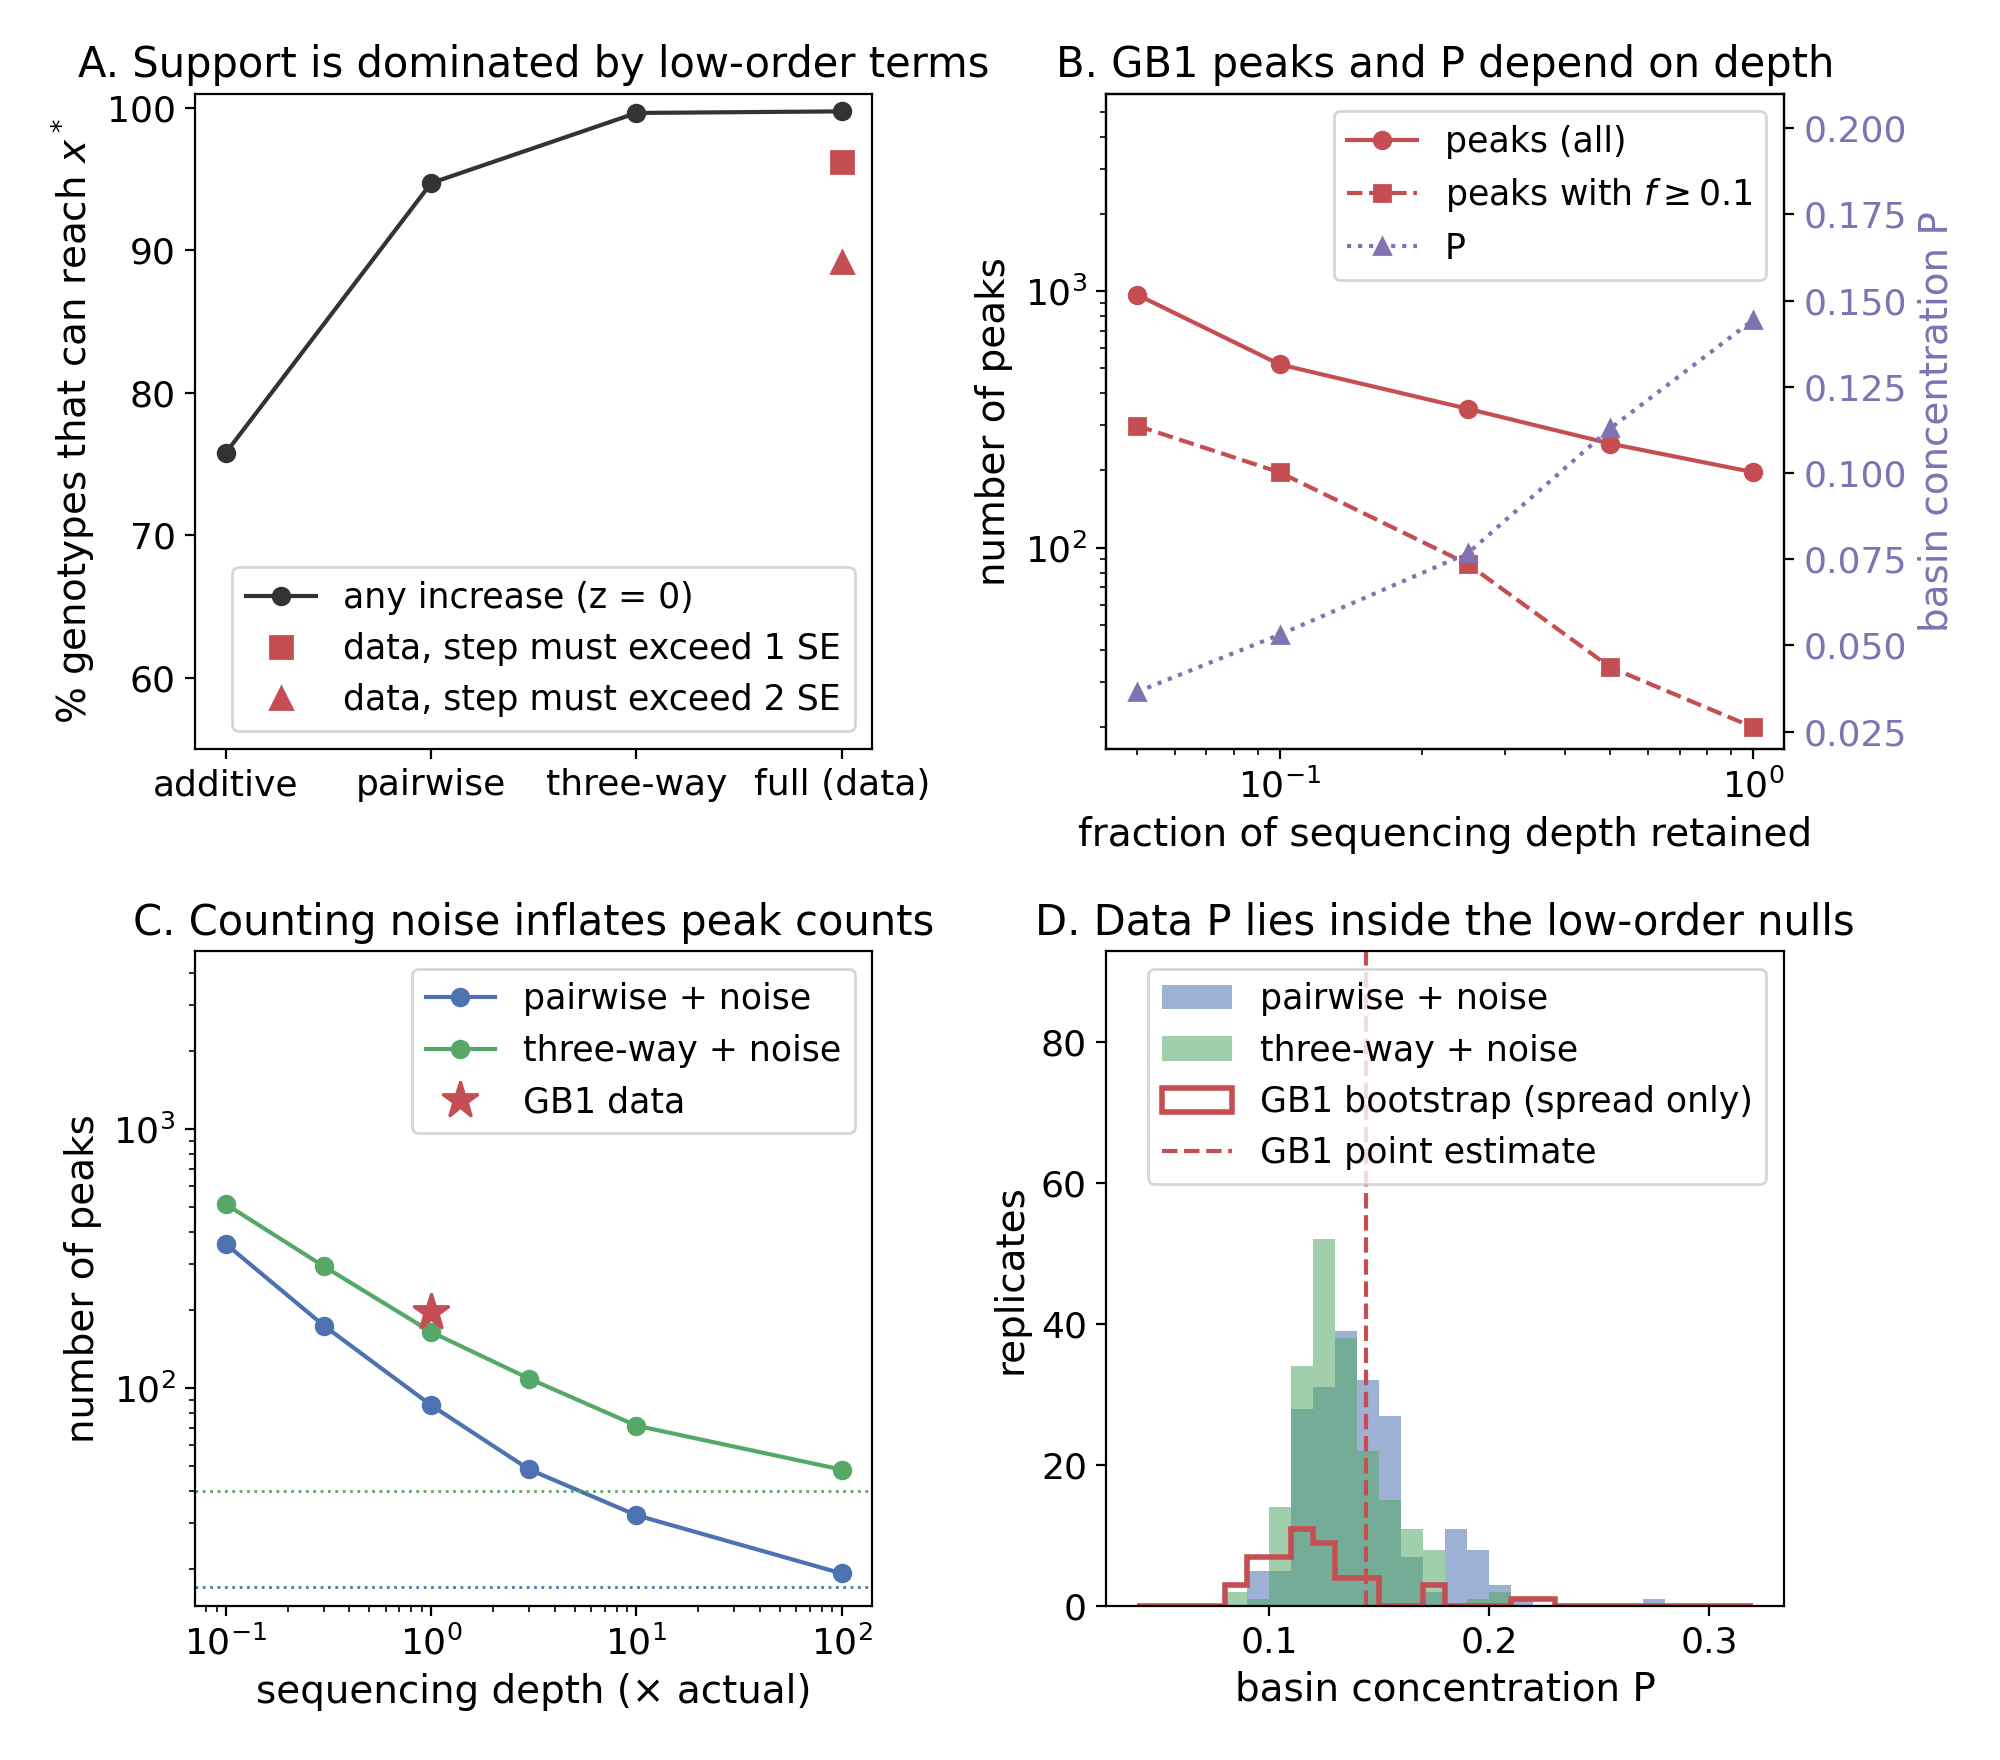

This figure's Python source:
import json, numpy as np
import matplotlib; matplotlib.use('Agg')
import matplotlib.pyplot as plt
plt.rcParams.update({'font.size':15,'axes.titlesize':15,'axes.labelsize':14,
                     'xtick.labelsize':13,'ytick.labelsize':13,'legend.fontsize':12.5})
R = json.load(open('robust_results.json')); D = json.load(open('robust_depth_results.json'))
C = {'2':'#4C72B0', '3':'#55A868', 'data':'#C44E52'}
fig, ax = plt.subplots(2, 2, figsize=(10, 8.8))

# A: support by model order (noise-free fits, z = 0) and data at three significance thresholds
ks = ['1','2','3','4']; lab = ['additive','pairwise','three-way','full (data)']
ax[0,0].plot(range(4), [100*R['models'][k]['0']['support'] for k in ks], 'o-', color='#333333', label='any increase (z = 0)')
for z, mk in [('1','s'), ('2','^')]:
    ax[0,0].plot([3], [100*R['models']['4'][z]['support']], mk, ms=8, color=C['data'], label=f'data, step must exceed {z} SE')
ax[0,0].set_xticks(range(4)); ax[0,0].set_xticklabels(lab)
ax[0,0].set_ylim(55, 101); ax[0,0].set_ylabel('% genotypes that can reach $x^*$'); ax[0,0].legend(loc='lower right')
ax[0,0].set_title('A. Support is dominated by low-order terms')

# B: thinning the real counts
th = D['thin']; q = [r['q'] for r in th]
ax[0,1].loglog(q, [r['peaks'] for r in th], 'o-', color=C['data'], label='peaks (all)')
ax[0,1].loglog(q, [r['func_peaks'] for r in th], 's--', color=C['data'], label=r'peaks with $f\geq0.1$')
ax[0,1].set_xlabel('fraction of sequencing depth retained'); ax[0,1].set_ylabel('number of peaks')
b2 = ax[0,1].twinx(); b2.semilogx(q, [r['P'] for r in th], '^:', color='#8172B2', label='P')
lo, hi = ax[0,1].get_ylim(); ax[0,1].set_ylim(lo, hi*5); b2.set_ylim(0.02, 0.21)
b2.set_ylabel('basin concentration P', color='#8172B2'); b2.tick_params(axis='y', labelcolor='#8172B2')
h1, l1 = ax[0,1].get_legend_handles_labels(); h2, l2 = b2.get_legend_handles_labels()
ax[0,1].legend(h1+h2, l1+l2, loc='upper right'); ax[0,1].set_title('B. GB1 peaks and P depend on depth')

# C: low-order models simulated at increasing depth
for k, name in [('2','pairwise'), ('3','three-way')]:
    rows = [r for r in D['sim'][k] if r['m'] != 'inf']; inf = [r for r in D['sim'][k] if r['m'] == 'inf'][0]
    ax[1,0].loglog([r['m'] for r in rows], [r['peaks'] for r in rows], 'o-', color=C[k], label=f'{name} + noise')
    ax[1,0].axhline(inf['peaks'], ls=':', color=C[k], lw=1)
ax[1,0].plot([1], [R['models']['4']['0']['peaks']], '*', ms=14, color=C['data'], label='GB1 data')
ax[1,0].set_xlabel('sequencing depth (× actual)'); ax[1,0].set_ylabel('number of peaks')
lo, hi = ax[1,0].get_ylim(); ax[1,0].set_ylim(lo, hi*8)
ax[1,0].legend(loc='upper right'); ax[1,0].set_title('C. Counting noise inflates peak counts')

# D: null distributions of P
bins = np.linspace(0.04, 0.32, 29)
for key, name, col in [('2','pairwise + noise',C['2']), ('3','three-way + noise',C['3'])]:
    ax[1,1].hist([r['P'] for r in R['null'][key]['0']], bins=bins, alpha=0.55, color=col, label=name)
ax[1,1].hist([r['P'] for r in R['bootstrap']['0']], bins=bins, histtype='step', lw=2, color=C['data'], label='GB1 bootstrap (spread only)')
ax[1,1].axvline(R['models']['4']['0']['P'], color=C['data'], ls='--', label='GB1 point estimate')
ax[1,1].set_xlabel('basin concentration P'); ax[1,1].set_ylabel('replicates')
ax[1,1].set_ylim(0, ax[1,1].get_ylim()[1]*1.7)
ax[1,1].legend(loc='upper right'); ax[1,1].set_title('D. Data P lies inside the low-order nulls')
plt.tight_layout(); plt.savefig('fig_noise.png', dpi=200); print('saved')
